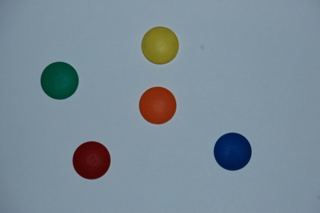
#> input picture Images/Farbpunkte.jpg, 320 x 213 px, found by its file name
$ python falschFarbenDarstellung.py
#> lines starting #> are read from the running program, lines starting #| are printed output that depends on the picture
#> further down, image is the input picture: shape (213, 320, 3); mean B, G, R 151, 139.5, 122.9
import numpy as np
import cv2

def run(image, result,settings=None):

    #Graubild oder Farbbild nehemen?
    image= cv2.cvtColor(image, cv2.COLOR_RGB2GRAY)
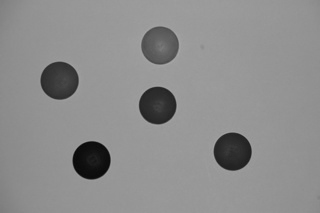
#> image: shape (213, 320); min 8, max 168, mean 141
    img_normalized = cv2.normalize(image, None, 0, 255, cv2.NORM_MINMAX)
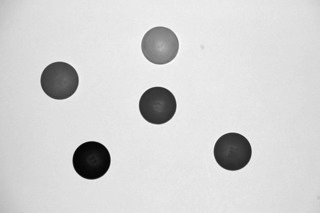
#> img_normalized: shape (213, 320); min 0, max 255, mean 212

    height = img_normalized.shape[0]
#> height = 213
    width = img_normalized.shape[1]
#> width = 320
    img_pseudo=np.zeros((height,width,3)).astype(np.uint8)
    for row in range(height):
        for col in range(width):
            grey = img_normalized[row, col]#[0]
            if 26 > row & row > 4:
                 if width - 12 > col & col > 11:
                    grey = 255 * (col - 12) / (width - 25)

            img_pseudo[row, col][2] = -np.sin(grey/256*2*np.pi)*127.9+128
            img_pseudo[row, col][1] = -np.cos(grey/256*2*np.pi)*127.9+128
            img_pseudo[row, col][0] =  np.sin(grey/256*2*np.pi)*127.9+128
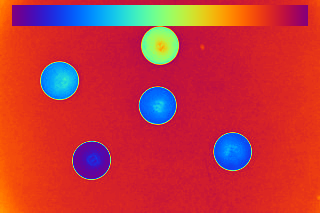
#> img_pseudo: shape (213, 320, 3); mean of channels 0, 1, 2 61.3, 53.7, 193.7; drawn as B, G, R

    result.append({"name":"PseudoColor","data":img_pseudo})

if __name__ == '__main__':
    image=cv2.imread("Images\Farbpunkte.jpg")
    result=[]
    run(image,result)
    for ele in result:
        cv2.imshow(ele["name"],ele["data"])
    cv2.waitKey(0)
    cv2.destroyAllWindows()
